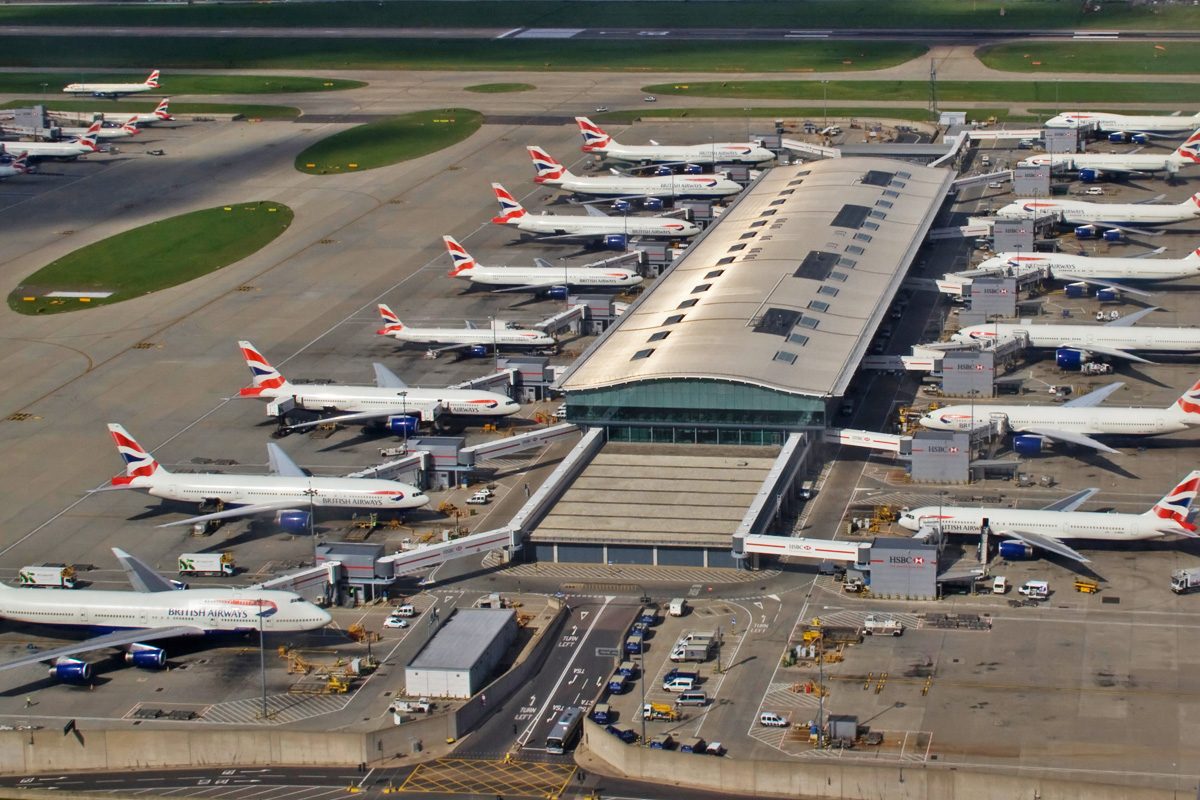
//> input picture imagens/aero.jpg, 1200 x 800 px, given in place of the camera
$ ./dft   (built with g++ and OpenCV 4)
//> lines starting //> are read from the running program, lines starting //| are printed output that depends on the picture; after the words box and inside, x2 and y2 are one past the last pixel; in counts of white or black regions, pixels touching at a corner belong together
#include <iostream>
#include <opencv2/opencv.hpp>
#include <opencv2/imgproc/imgproc.hpp>

#define RADIUS 20

using namespace cv;
using namespace std;

// troca os quadrantes da imagem da DFT
void deslocaDFT(Mat& image ){
  Mat tmp, A, B, C, D;

  // se a imagem tiver tamanho impar, recorta a regiao para
  // evitar cÃ³pias de tamanho desigual
  image = image(Rect(0, 0, image.cols & -2, image.rows & -2));
  int cx = image.cols/2;
  int cy = image.rows/2;

  // reorganiza os quadrantes da transformada
  // A B   ->  D C
  // C D       B A
  A = image(Rect(0, 0, cx, cy));
  B = image(Rect(cx, 0, cx, cy));
  C = image(Rect(0, cy, cx, cy));
  D = image(Rect(cx, cy, cx, cy));

  // A <-> D
  A.copyTo(tmp);  D.copyTo(A);  tmp.copyTo(D);

  // C <-> B
  C.copyTo(tmp);  B.copyTo(C);  tmp.copyTo(B);
}

int main(int , char**){
  VideoCapture cap;
  Mat imaginaryInput, complexImage, multsp;
  Mat padded, filter, mag;
  Mat image, imagegray, tmp;
  Mat_<float> realInput, zeros;
  vector<Mat> planos;

  // habilita/desabilita ruido
  int noise=0;
  // frequencia do ruido
  int freq=10;
  // ganho inicial do ruido
  float gain=1;

  // valor do ruido
  float mean;

  // guarda tecla capturada
  char key;

  // valores ideais dos tamanhos da imagem
  // para calculo da DFT
  int dft_M, dft_N;

  // abre a cÃ¢mera default
  cap.open(0);
  if(!cap.isOpened())
    return -1;

  // captura uma imagem para recuperar as
  // informacoes de gravaÃ§Ã£o
  cap >> image;
//> image is the input picture: 800 rows x 1200 cols, CV_8UC3; mean B, G, R 102.5, 111.5, 116.8

  // identifica os tamanhos otimos para
  // calculo do FFT
  dft_M = getOptimalDFTSize(image.rows);
//> dft_M = 800
  dft_N = getOptimalDFTSize(image.cols);
//> dft_N = 1200

  // realiza o padding da imagem
  copyMakeBorder(image, padded, 0,
                 dft_M - image.rows, 0,
                 dft_N - image.cols,
                 BORDER_CONSTANT, Scalar::all(0));

  // parte imaginaria da matriz complexa (preenchida com zeros)
  zeros = Mat_<float>::zeros(padded.size());

  // prepara a matriz complexa para ser preenchida
  complexImage = Mat(padded.size(), CV_32FC2, Scalar(0));

  // a funÃ§Ã£o de transferÃªncia (filtro frequencial) deve ter o
  // mesmo tamanho e tipo da matriz complexa
  filter = complexImage.clone();

  // cria uma matriz temporÃ¡ria para criar as componentes real
  // e imaginaria do filtro ideal
  tmp = Mat(dft_M, dft_N, CV_32F);

  // prepara o filtro passa-baixas ideal
  for(int i=0; i<dft_M; i++){
    for(int j=0; j<dft_N; j++){
      if((i-dft_M/2)*(i-dft_M/2)+(j-dft_N/2)*(j-dft_N/2) < RADIUS*RADIUS){
        tmp.at<float> (i,j) = 1.0;
      }
    }
  }
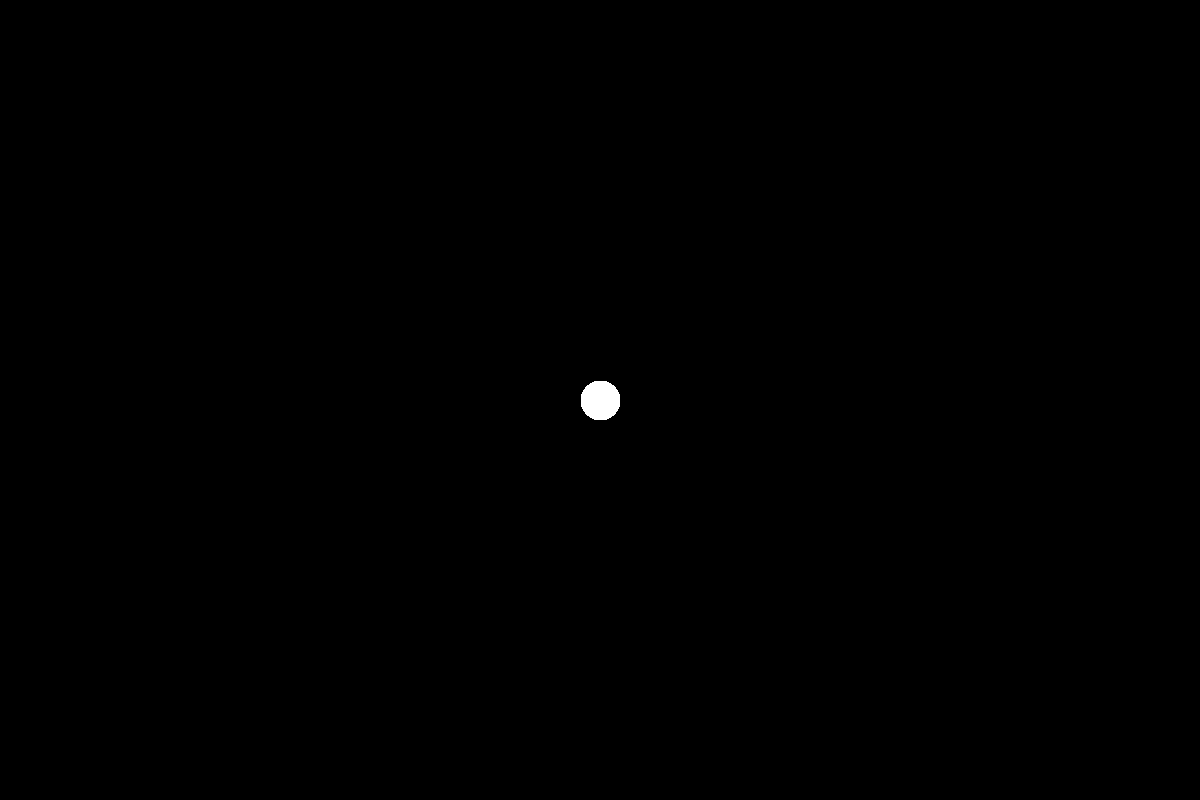
//> tmp: 800 rows x 1200 cols, CV_32FC1; values 0 (black) and 1 (white), 0.13% white; 1 white region, box (x1, y1, x2, y2) and area: (581, 381, 620, 420) 1245

  // cria a matriz com as componentes do filtro e junta
  // ambas em uma matriz multicanal complexa
  Mat comps[]= {tmp, tmp};
  merge(comps, 2, filter);

  for(;;){
    cap >> image;
    cvtColor(image, imagegray, CV_BGR2GRAY);
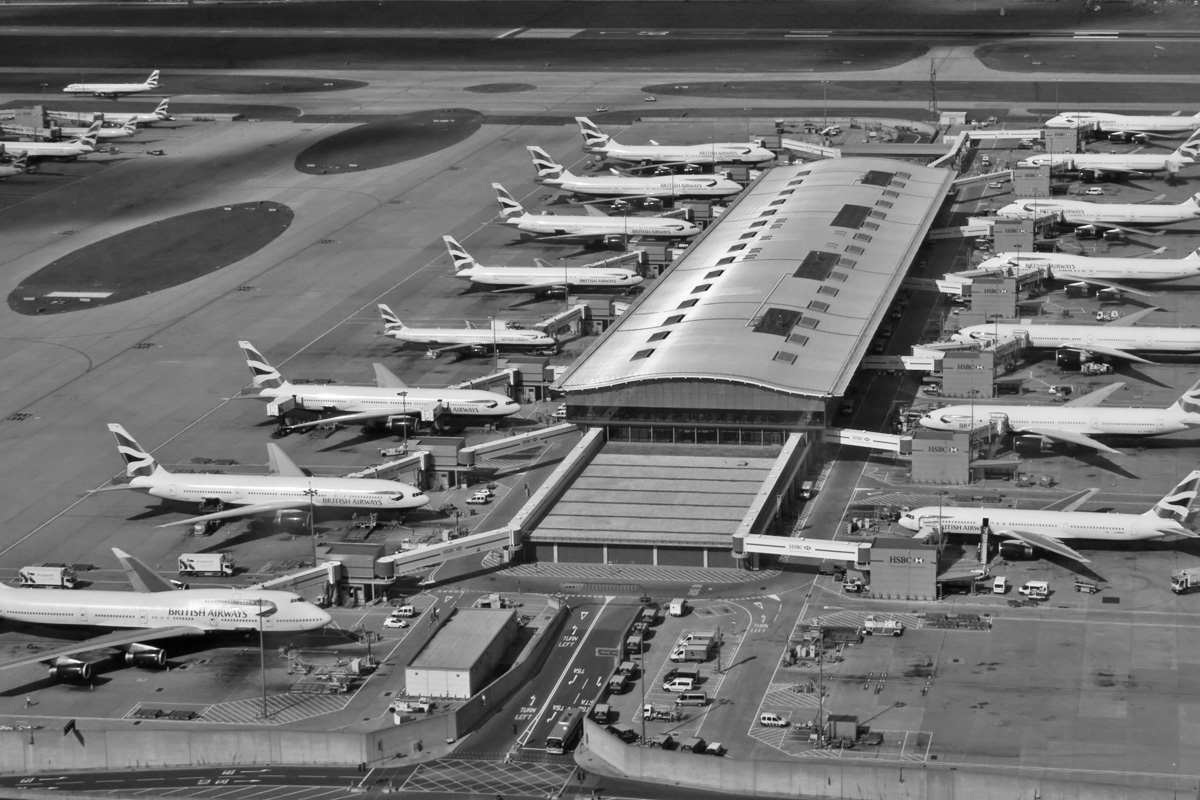
//> imagegray: 800 rows x 1200 cols, CV_8UC1; min 1, max 255, mean 112
    imshow("original", imagegray);

    // realiza o padding da imagem
    copyMakeBorder(imagegray, padded, 0,
                   dft_M - image.rows, 0,
                   dft_N - image.cols,
                   BORDER_CONSTANT, Scalar::all(0));

    // limpa o array de matrizes que vao compor a
    // imagem complexa
    planos.clear();
    // cria a compoente real
    realInput = Mat_<float>(padded);
    // insere as duas componentes no array de matrizes
    planos.push_back(realInput);
    planos.push_back(zeros);
//> planos[1]: 800 rows x 1200 cols, CV_32FC1; every value is 0

    // combina o array de matrizes em uma unica
    // componente complexa
    merge(planos, complexImage);

    // calcula o dft
    dft(complexImage, complexImage);

    // realiza a troca de quadrantes
    deslocaDFT(complexImage);

    // aplica o filtro frequencial
    mulSpectrums(complexImage,filter,complexImage,0);

    // limpa o array de planos
    planos.clear();
    // separa as partes real e imaginaria para modifica-las
    split(complexImage, planos);

    // usa o valor medio do espectro para dosar o ruido
    mean = abs(planos[0].at<float> (dft_M/2,dft_N/2));
//> mean = 107549024

    // insere ruido coerente, se habilitado
    if(noise){
      // F(u,v) recebe ganho proporcional a F(0,0)
      planos[0].at<float>(dft_M/2 +freq, dft_N/2 +freq) +=
        gain*mean;

      planos[1].at<float>(dft_M/2 +freq, dft_N/2 +freq) +=
        gain*mean;

      // F*(-u,-v) = F(u,v)
      planos[0].at<float>(dft_M/2 -freq, dft_N/2 -freq) =
        planos[0].at<float>(dft_M/2 +freq, dft_N/2 +freq);

      planos[1].at<float>(dft_M/2 -freq, dft_N/2 -freq) =
        -planos[1].at<float>(dft_M/2 +freq, dft_N/2 +freq);

    }

    // recompoe os planos em uma unica matriz complexa
    merge(planos, complexImage);

    // troca novamente os quadrantes
    deslocaDFT(complexImage);

	cout << complexImage.size().height << endl;
//| 800
    // calcula a DFT inversa
    idft(complexImage, complexImage);

    // limpa o array de planos
    planos.clear();

    // separa as partes real e imaginaria da
    // imagem filtrada
    split(complexImage, planos);
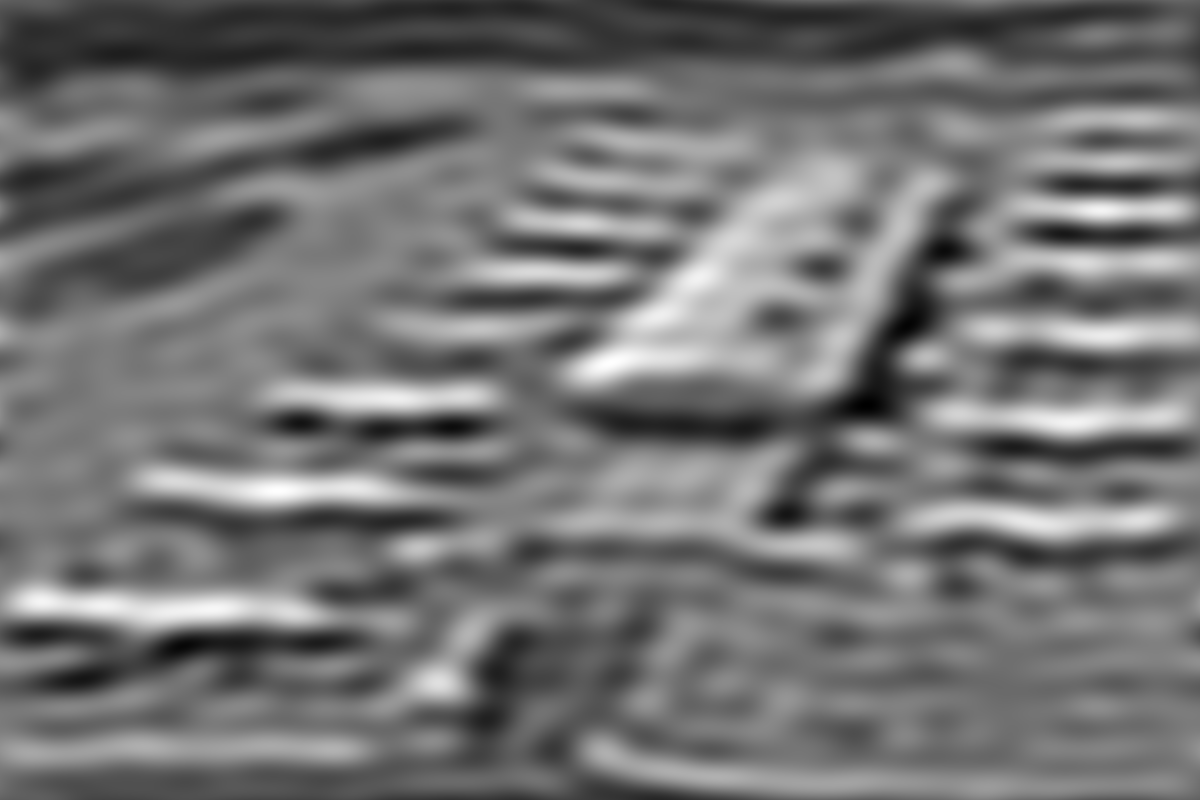
//> planos[0]: 800 rows x 1200 cols, CV_32FC1; min 1289852, max 236443776, mean 107549056; drawn with min black and max white

    // normaliza a parte real para exibicao
    normalize(planos[0], planos[0], 0, 1, CV_MINMAX);
    imshow("filtrada", planos[0]);

    key = (char) waitKey(10);
//> the 'q' key is pressed
    if( key == 27 ) break; // esc pressed!
    switch(key){
      // aumenta a frequencia do ruido
    case 'q':
      freq=freq+1;
      if(freq > dft_M/2-1)
        freq = dft_M/2-1;
      break;
      // diminui a frequencia do ruido
    case 'a':
      freq=freq-1;
      if(freq < 1)
        freq = 1;
      break;
      // amplifica o ruido
    case 'x':
      gain += 0.1;
      break;
      // atenua o ruido
    case 'z':
      gain -= 0.1;
      if(gain < 0)
        gain=0;
      break;
      // insere/remove ruido
    case 'e':
      noise=!noise;
      break;
    }
  }
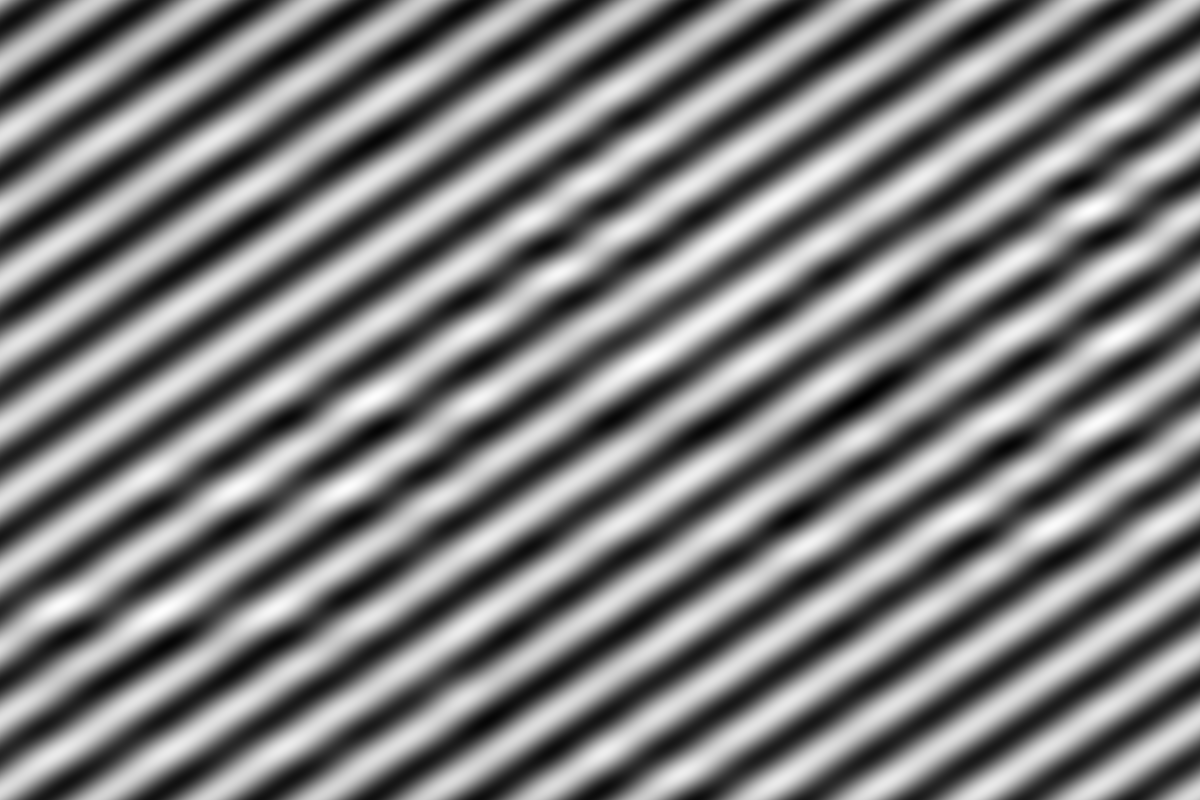
//> planos[0]: 800 rows x 1200 cols, CV_32FC1; min 0, max 1, mean 0.491
  return 0;
}

$ run again, on imagens/biel.png
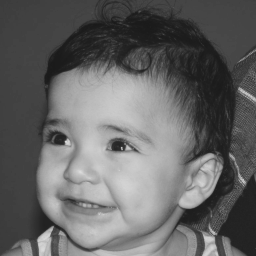
//> input picture imagens/biel.png, 256 x 256 px, given in place of the camera
//> image is the input picture: 256 rows x 256 cols, CV_8UC3; min 26, max 219, mean 100.9
//> after the loop `for(int i=0; i<dft_M; i++)`:
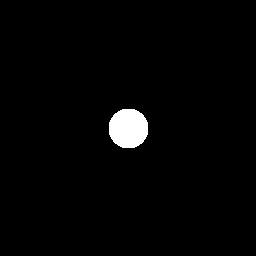
//> tmp: 256 rows x 256 cols, CV_32FC1; values 0 (black) and 1 (white), 1.9% white; 1 white region, box (x1, y1, x2, y2) and area: (109, 109, 148, 148) 1245
//> mean = 6612984
//| 256
//> after the loop `for(;;)`:
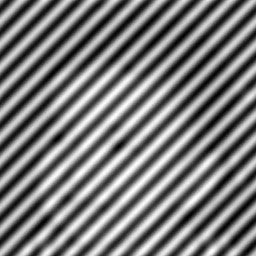
//> planos[0]: 256 rows x 256 cols, CV_32FC1; min 0, max 1, mean 0.488
